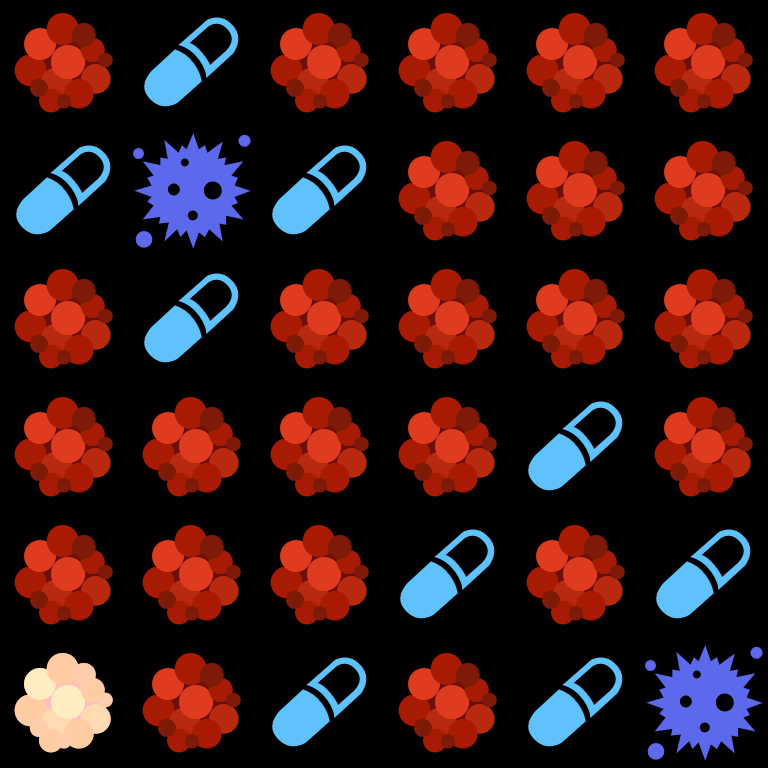

This game map was drawn from its Tiled (.tmx) file and the tilesets committed beside it. A one-line description and the full map source follow:
An orthogonal 6x6 tile map with 128x128 px tiles, 1 tile layer (Tile Layer 1).

<map version="1.0" tiledversion="1.0.3" orientation="orthogonal" renderorder="right-down" width="6" height="6" tilewidth="128" tileheight="128" nextobjectid="1">
 <tileset firstgid="1" name="Tiles" tilewidth="128" tileheight="128" tilecount="14" columns="7">
  <image source="../images/Tiles.png" width="896" height="256" />
 </tileset>
 <layer name="Tile Layer 1" width="6" height="6">
  <data encoding="csv">
13,1,13,13,13,13,
1,3,1,13,13,13,
13,1,13,13,13,13,
13,13,13,13,1,13,
13,13,13,1,13,1,
14,13,1,13,1,3
</data>
 </layer>
</map>
